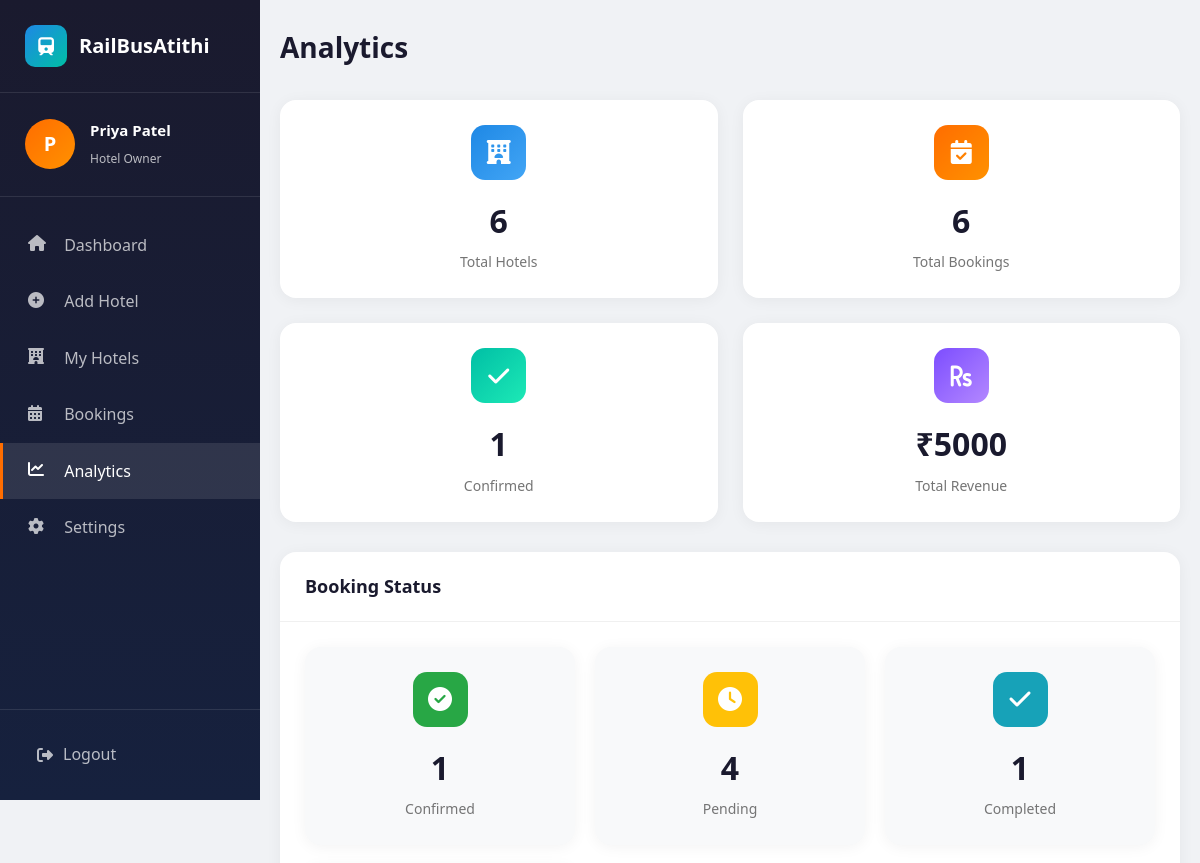
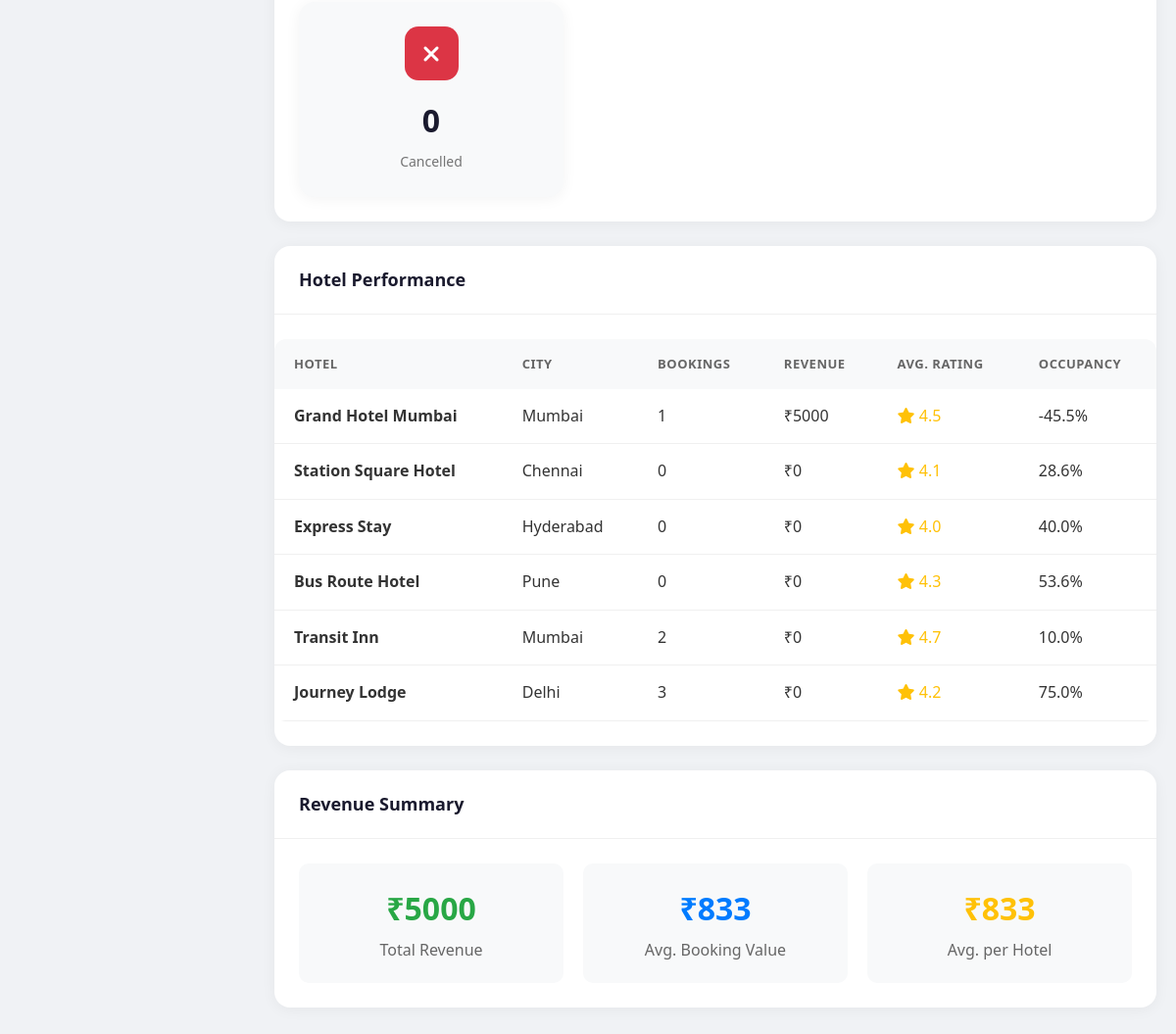
/owner/analytics (signed in), run on the app's committed database (2 pictures, top to bottom).
### app.py (models this page shows)
class User(db.Model):
    id = db.Column(db.Integer, primary_key=True)
    name = db.Column(db.String(100), nullable=False)
    email = db.Column(db.String(120), unique=True, nullable=False)
    password = db.Column(db.String(200), nullable=False)
    role = db.Column(db.String(20), nullable=False)  # passenger, hotel_owner, admin
    phone = db.Column(db.String(20))
    city = db.Column(db.String(100))
    location = db.Column(db.String(200))
    created_at = db.Column(db.DateTime, default=datetime.utcnow)
    reset_token = db.Column(db.String(200), nullable=True)
    bookings = db.relationship('Booking', backref='user', lazy=True)
    hotels = db.relationship('Hotel', backref='owner', lazy=True)

class Hotel(db.Model):
    id = db.Column(db.Integer, primary_key=True)
    name = db.Column(db.String(200), nullable=False)
    description = db.Column(db.Text)
    location = db.Column(db.String(200), nullable=False)
    city = db.Column(db.String(100), nullable=False)
    near_station = db.Column(db.String(100))  # Nearest railway station
    near_bus_stop = db.Column(db.String(100))  # Nearest bus stop
    distance_station = db.Column(db.Float, default=1.0)  # Distance in km
    distance_bus = db.Column(db.Float, default=1.0)  # Distance in km
    price = db.Column(db.Integer, nullable=False)
    rating = db.Column(db.Float, default=4.0)
    review_count = db.Column(db.Integer, default=0)
    total_rooms = db.Column(db.Integer, default=10)
    available_rooms = db.Column(db.Integer, default=10)
    amenities = db.Column(db.String(500))  # JSON string of amenities
    photos = db.Column(db.String(500))  # Comma-separated photo paths
    owner_id = db.Column(db.Integer, db.ForeignKey('user.id'), nullable=False)
    approved = db.Column(db.Boolean, default=False)
    created_at = db.Column(db.DateTime, default=datetime.utcnow)
    bookings = db.relationship('Booking', backref='hotel', lazy=True)

### app.py (the view)
@app.route('/owner/analytics')
def owner_analytics():
    if session.get('user_role') != 'hotel_owner':
        return redirect(url_for('login'))
    user = User.query.get(session['user_id'])
    hotels = Hotel.query.filter_by(owner_id=user.id).all()
    hotel_ids = [h.id for h in hotels]
    bookings = Booking.query.filter(Booking.hotel_id.in_(hotel_ids)).all() if hotel_ids else []
    total_bookings = len(bookings)
    confirmed_bookings = len([b for b in bookings if b.status == 'confirmed'])
    total_revenue = sum(b.total_price for b in bookings if b.status == 'confirmed')
    bookings_by_status = {
        'confirmed': len([b for b in bookings if b.status == 'confirmed']),
        'pending': len([b for b in bookings if b.status == 'pending']),
        'completed': len([b for b in bookings if b.status == 'completed']),
        'cancelled': len([b for b in bookings if b.status == 'cancelled']),
    }
    hotel_stats = []
    for hotel in hotels:
        hotel_bookings = [b for b in bookings if b.hotel_id == hotel.id]
        hotel_revenue = sum(b.total_price for b in hotel_bookings if b.status == 'confirmed')
        occupancy = 0
        if hotel.total_rooms > 0:
            occupancy = round((hotel.total_rooms - hotel.available_rooms) / hotel.total_rooms * 100, 1)
        hotel_stats.append({
            'name': hotel.name,
            'city': hotel.city,
            'booking_count': len(hotel_bookings),
            'revenue': hotel_revenue,
            'rating': hotel.rating,
            'occupancy': occupancy
        })
    hotel_stats = sorted(hotel_stats, key=lambda x: x['revenue'], reverse=True)
    avg_booking_value = round(total_revenue / total_bookings, 0) if total_bookings > 0 else 0
    avg_revenue_per_hotel = round(total_revenue / len(hotels), 0) if len(hotels) > 0 else 0
    return render_template('owner_analytics.html',
                         user=user,
                         hotels=hotels,
                         total_bookings=total_bookings,
                         confirmed_bookings=confirmed_bookings,
                         total_revenue=total_revenue,
                         bookings_by_status=bookings_by_status,
                         hotel_stats=hotel_stats,
                         avg_booking_value=avg_booking_value,
                         avg_revenue_per_hotel=avg_revenue_per_hotel)

### templates/owner_analytics.html (shortened to what this page needs)
<!DOCTYPE html>
<html lang="en">
<head>
    <link rel="stylesheet" href="{{ url_for('static', filename='css/style.css') }}">
    <link rel="stylesheet" href="{{ url_for('static', filename='css/dashboard.css') }}">
    <link rel="stylesheet" href="https://cdnjs.cloudflare.com/ajax/libs/font-awesome/6.4.0/css/all.min.css">
</head>
<body class="dashboard-body">
    <div class="dashboard-wrapper">
        <aside class="sidebar">
            <div class="sidebar-header">
                <a href="/" class="sidebar-logo">
                    <div class="sidebar-logo-icon">
                        <i class="fas fa-train"></i>
                    </div>
                    RailBusAtithi
                </a>
            </div>
            <div class="sidebar-user">
                <div class="user-avatar" style="background: linear-gradient(135deg, #FF6D00 0%, #FF9100 100%);">{{ user.name[0] }}</div>
                <div class="user-info">
                    <h4>{{ user.name }}</h4>
                    <span>Hotel Owner</span>
                </div>
            </div>
            <nav class="sidebar-menu">
                <a href="{{ url_for('hotel_owner_dashboard') }}" class="menu-item">
                    <i class="fas fa-home"></i>
                    <span>Dashboard</span>
                </a>
                <a href="{{ url_for('add_hotel') }}" class="menu-item">
                    <i class="fas fa-plus-circle"></i>
                    <span>Add Hotel</span>
                </a>
                <a href="{{ url_for('owner_hotels') }}" class="menu-item">
                    <i class="fas fa-hotel"></i>
                    <span>My Hotels</span>
                </a>
                <a href="{{ url_for('owner_bookings') }}" class="menu-item">
                    <i class="fas fa-calendar-alt"></i>
                    <span>Bookings</span>
                </a>
                <a href="{{ url_for('owner_analytics') }}" class="menu-item active">
                    <i class="fas fa-chart-line"></i>
                    <span>Analytics</span>
                </a>
                <a href="{{ url_for('owner_settings') }}" class="menu-item">
                    <i class="fas fa-cog"></i>
                    <span>Settings</span>
                </a>
            </nav>
            <div class="sidebar-footer">
                <a href="{{ url_for('logout') }}" class="logout-btn">
                    <i class="fas fa-sign-out-alt"></i>
                    <span>Logout</span>
                </a>
            </div>
        </aside>
        <main class="main-content">
            <div class="dashboard-header">
                <h1 class="page-title">Analytics</h1>
            </div>
            <div class="stats-grid">
                <div class="stat-card animate-fade animate-delay-1">
                    <div class="stat-icon blue">
                        <i class="fas fa-hotel"></i>
                    </div>
                    <div class="stat-value">{{ hotels|length }}</div>
                    <div class="stat-label">Total Hotels</div>
                </div>
                <div class="stat-card animate-fade animate-delay-2">
                    <div class="stat-icon orange">
                        <i class="fas fa-calendar-check"></i>
                    </div>
                    <div class="stat-value">{{ total_bookings }}</div>
                    <div class="stat-label">Total Bookings</div>
                </div>
                <div class="stat-card animate-fade animate-delay-3">
                    <div class="stat-icon green">
                        <i class="fas fa-check"></i>
                    </div>
                    <div class="stat-value">{{ confirmed_bookings }}</div>
                    <div class="stat-label">Confirmed</div>
                </div>
                <div class="stat-card animate-fade animate-delay-4">
                    <div class="stat-icon purple">
                        <i class="fas fa-rupee-sign"></i>
                    </div>
                    <div class="stat-value">₹{{ total_revenue|int }}</div>
                    <div class="stat-label">Total Revenue</div>
                </div>
            </div>
            <div class="card" style="margin-top: 25px;">
                <div class="card-header">
                    <h3 class="card-title">Booking Status</h3>
                </div>
                <div class="card-body">
                    <div style="display: grid; grid-template-columns: repeat(auto-fit, minmax(200px, 1fr)); gap: 20px;">
                        <div class="stat-card" style="background: #f8f9fa;">
                            <div class="stat-icon" style="background: #28a745; color: white;">
                                <i class="fas fa-check-circle"></i>
                            </div>
                            <div class="stat-value">{{ bookings_by_status.confirmed }}</div>
                            <div class="stat-label">Confirmed</div>
                        </div>
                        <div class="stat-card" style="background: #f8f9fa;">
                            <div class="stat-icon" style="background: #ffc107; color: white;">
                                <i class="fas fa-clock"></i>
                            </div>
                            <div class="stat-value">{{ bookings_by_status.pending }}</div>
                            <div class="stat-label">Pending</div>
                        </div>
                        <div class="stat-card" style="background: #f8f9fa;">
                            <div class="stat-icon" style="background: #17a2b8; color: white;">
                                <i class="fas fa-check"></i>
                            </div>
                            <div class="stat-value">{{ bookings_by_status.completed }}</div>
                            <div class="stat-label">Completed</div>
                        </div>
                        <div class="stat-card" style="background: #f8f9fa;">
                            <div class="stat-icon" style="background: #dc3545; color: white;">
                                <i class="fas fa-times"></i>
                            </div>
                            <div class="stat-value">{{ bookings_by_status.cancelled }}</div>
                            <div class="stat-label">Cancelled</div>
                        </div>
                    </div>
                </div>
            </div>
            <div class="card" style="margin-top: 25px;">
                <div class="card-header">
                    <h3 class="card-title">Hotel Performance</h3>
                </div>
                <div class="card-body">
                    {% if hotel_stats %}
                    <div class="table-container">
                        <table>
                            <thead>
                                <tr>
                                    <th>Hotel</th>
                                    <th>City</th>
                                    <th>Bookings</th>
                                    <th>Revenue</th>
                                    <th>Avg. Rating</th>
                                    <th>Occupancy</th>
                                </tr>
                            </thead>
                            <tbody>
                                {% for stat in hotel_stats %}
                                <tr>
                                    <td><strong>{{ stat.name }}</strong></td>
                                    <td>{{ stat.city }}</td>
                                    <td>{{ stat.booking_count }}</td>
                                    <td>₹{{ stat.revenue|int }}</td>
                                    <td>
                                        <span style="color: #ffc107;">
                                            <i class="fas fa-star"></i> {{ stat.rating }}
                                        </span>
                                    </td>
                                    <td>{{ stat.occupancy }}%</td>
                                </tr>
                                {% endfor %}
                            </tbody>
                        </table>
                    </div>
                    {% else %}
                    <div class="empty-state">
                        <div class="empty-icon">📊</div>
                        <h3 class="empty-title">No Data Available</h3>
                        <p class="empty-text">Add hotels and receive bookings to see analytics</p>
                    </div>
                    {% endif %}
                </div>
            </div>
            <div class="card" style="margin-top: 25px;">
                <div class="card-header">
                    <h3 class="card-title">Revenue Summary</h3>
                </div>
                <div class="card-body">
                    <div style="display: grid; grid-template-columns: repeat(auto-fit, minmax(200px, 1fr)); gap: 20px;">
                        <div style="text-align: center; padding: 20px; background: #f8f9fa; border-radius: 10px;">
                            <div style="font-size: 32px; font-weight: bold; color: #28a745;">₹{{ total_revenue|int }}</div>
                            <div style="color: #666; margin-top: 5px;">Total Revenue</div>
                        </div>
                        <div style="text-align: center; padding: 20px; background: #f8f9fa; border-radius: 10px;">
                            <div style="font-size: 32px; font-weight: bold; color: #007bff;">₹{{ avg_booking_value|int }}</div>
                            <div style="color: #666; margin-top: 5px;">Avg. Booking Value</div>
                        </div>
                        <div style="text-align: center; padding: 20px; background: #f8f9fa; border-radius: 10px;">
                            <div style="font-size: 32px; font-weight: bold; color: #ffc107;">₹{{ avg_revenue_per_hotel|int }}</div>
                            <div style="color: #666; margin-top: 5px;">Avg. per Hotel</div>
                        </div>
                    </div>
                </div>
            </div>
        </main>
    </div>
</body>
</html>

### static/css/style.css (style rules this page uses)
:root { --primary: #1E88E5; --primary-dark: #1565C0; --primary-light: #42A5F5; --secondary: #FF6D00; --secondary-dark: #E65100; --accent: #00BFA5; --accent-dark: #00897B; --background: #F5F7FA; --white: #FFFFFF; --text-dark: #333333; --text-light: #666666; --text-muted: #999999; --border: #E0E0E0; --shadow: 0 4px 20px rgba(0, 0, 0, 0.1); --shadow-hover: 0 8px 30px rgba(0, 0, 0, 0.15); --gradient-primary: linear-gradient(135deg, #1E88E5 0%, #1565C0 100%); --gradient-secondary: linear-gradient(135deg, #FF6D00 0%, #E65100 100%); --gradient-hero: linear-gradient(135deg, rgba(30, 136, 229, 0.9) 0%, rgba(21, 101, 192, 0.8) 100%); --border-radius: 12px; --border-radius-sm: 8px; --transition: all 0.3s ease; }
* { margin: 0; padding: 0; box-sizing: border-box; }
body { font-family: 'Segoe UI', Tahoma, Geneva, Verdana, sans-serif; background-color: var(--background); color: var(--text-dark); line-height: 1.6; overflow-x: hidden; }
a { text-decoration: none; color: inherit; transition: var(--transition); }
.stat-label { font-size: 14px; opacity: 0.9; }

### data on the page
User: name "P", name "Priya Patel"
Hotel: name "Grand Hotel Mumbai", city "Mumbai", booking_count "1", revenue "5000", rating "4.5", occupancy "-45.5"
Hotel: name "Station Square Hotel", city "Chennai", booking_count "0", revenue "0", rating "4.1", occupancy "28.6"
Hotel: name "Express Stay", city "Hyderabad", booking_count "0", revenue "0", rating "4.0", occupancy "40.0"
Hotel: name "Bus Route Hotel", city "Pune", booking_count "0", revenue "0", rating "4.3", occupancy "53.6"
Hotel: name "Transit Inn", city "Mumbai", booking_count "2", revenue "0", rating "4.7", occupancy "10.0"
Hotel: name "Journey Lodge", city "Delhi", booking_count "3", revenue "0", rating "4.2", occupancy "75.0"

### other printed values
{{ hotels|length }} "6"
{{ total_bookings }} "6"
{{ confirmed_bookings }} "1"
{{ total_revenue|int }} "5000"
{{ bookings_by_status.confirmed }} "1"
{{ bookings_by_status.pending }} "4"
{{ bookings_by_status.completed }} "1"
{{ bookings_by_status.cancelled }} "0"
{{ avg_booking_value|int }} "833"
{{ avg_revenue_per_hotel|int }} "833"
